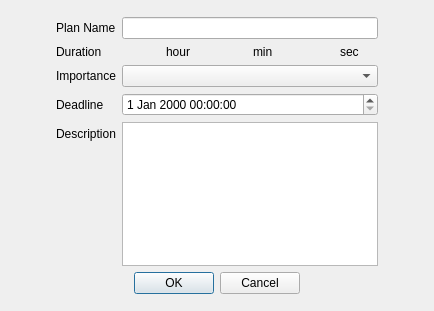
<?xml version="1.0" encoding="UTF-8"?>
<ui version="4.0">
 <class>uiSinglePlan</class>
 <widget class="QDialog" name="uiSinglePlan">
  <property name="geometry">
   <rect>
    <x>0</x>
    <y>0</y>
    <width>434</width>
    <height>311</height>
   </rect>
  </property>
  <property name="windowTitle">
   <string>Dialog</string>
  </property>
  <layout class="QVBoxLayout" name="verticalLayout">
   <item>
    <spacer name="verticalSpacer">
     <property name="orientation">
      <enum>Qt::Vertical</enum>
     </property>
     <property name="sizeHint" stdset="0">
      <size>
       <width>20</width>
       <height>40</height>
      </size>
     </property>
    </spacer>
   </item>
   <item>
    <layout class="QHBoxLayout" name="horizontalLayout_4">
     <property name="bottomMargin">
      <number>0</number>
     </property>
     <item>
      <spacer name="horizontalSpacer_4">
       <property name="orientation">
        <enum>Qt::Horizontal</enum>
       </property>
       <property name="sizeHint" stdset="0">
        <size>
         <width>40</width>
         <height>20</height>
        </size>
       </property>
      </spacer>
     </item>
     <item>
      <layout class="QFormLayout" name="formLayout">
       <property name="topMargin">
        <number>6</number>
       </property>
       <item row="0" column="0">
        <widget class="QLabel" name="labelPlanName">
         <property name="text">
          <string>Plan Name</string>
         </property>
         <property name="buddy">
          <cstring>lineEditPlanName</cstring>
         </property>
        </widget>
       </item>
       <item row="0" column="1">
        <widget class="QLineEdit" name="lineEditPlanName"/>
       </item>
       <item row="1" column="0">
        <widget class="QLabel" name="labelDuration">
         <property name="text">
          <string>Duration</string>
         </property>
        </widget>
       </item>
       <item row="1" column="1">
        <layout class="QHBoxLayout" name="horizontalLayout">
         <item>
          <widget class="MySpinBox" name="mySpinBoxHour" native="true"/>
         </item>
         <item>
          <widget class="QLabel" name="label_2">
           <property name="text">
            <string>hour</string>
           </property>
          </widget>
         </item>
         <item>
          <widget class="MySpinBox" name="mySpinBoxMin" native="true"/>
         </item>
         <item>
          <widget class="QLabel" name="label_3">
           <property name="text">
            <string>min</string>
           </property>
          </widget>
         </item>
         <item>
          <widget class="MySpinBox" name="mySpinBoxSec" native="true"/>
         </item>
         <item>
          <widget class="QLabel" name="label_4">
           <property name="text">
            <string>sec</string>
           </property>
          </widget>
         </item>
        </layout>
       </item>
       <item row="2" column="0">
        <widget class="QLabel" name="labelImportance">
         <property name="text">
          <string>Importance</string>
         </property>
        </widget>
       </item>
       <item row="2" column="1">
        <widget class="QComboBox" name="comboBoxImportance"/>
       </item>
       <item row="3" column="0">
        <widget class="QLabel" name="labelDeadline">
         <property name="text">
          <string>Deadline</string>
         </property>
        </widget>
       </item>
       <item row="3" column="1">
        <widget class="QDateTimeEdit" name="dateTimeEditDeadline"/>
       </item>
       <item row="4" column="0">
        <widget class="QLabel" name="labelDescription">
         <property name="text">
          <string>Description</string>
         </property>
        </widget>
       </item>
       <item row="4" column="1">
        <widget class="QPlainTextEdit" name="plainTextEditDescription"/>
       </item>
      </layout>
     </item>
     <item>
      <spacer name="horizontalSpacer_5">
       <property name="orientation">
        <enum>Qt::Horizontal</enum>
       </property>
       <property name="sizeHint" stdset="0">
        <size>
         <width>40</width>
         <height>20</height>
        </size>
       </property>
      </spacer>
     </item>
    </layout>
   </item>
   <item>
    <layout class="QHBoxLayout" name="horizontalLayout_2">
     <property name="bottomMargin">
      <number>6</number>
     </property>
     <item>
      <spacer name="horizontalSpacer">
       <property name="orientation">
        <enum>Qt::Horizontal</enum>
       </property>
       <property name="sizeHint" stdset="0">
        <size>
         <width>40</width>
         <height>20</height>
        </size>
       </property>
      </spacer>
     </item>
     <item>
      <widget class="QDialogButtonBox" name="buttonBox">
       <property name="minimumSize">
        <size>
         <width>100</width>
         <height>0</height>
        </size>
       </property>
       <property name="orientation">
        <enum>Qt::Horizontal</enum>
       </property>
       <property name="standardButtons">
        <set>QDialogButtonBox::Cancel|QDialogButtonBox::Ok</set>
       </property>
      </widget>
     </item>
     <item>
      <spacer name="horizontalSpacer_2">
       <property name="orientation">
        <enum>Qt::Horizontal</enum>
       </property>
       <property name="sizeHint" stdset="0">
        <size>
         <width>40</width>
         <height>20</height>
        </size>
       </property>
      </spacer>
     </item>
    </layout>
   </item>
   <item>
    <spacer name="verticalSpacer_2">
     <property name="orientation">
      <enum>Qt::Vertical</enum>
     </property>
     <property name="sizeHint" stdset="0">
      <size>
       <width>20</width>
       <height>40</height>
      </size>
     </property>
    </spacer>
   </item>
  </layout>
 </widget>
 <customwidgets>
  <customwidget>
   <class>MySpinBox</class>
   <extends>QWidget</extends>
   <header>myspinbox.h</header>
  </customwidget>
 </customwidgets>
 <resources/>
 <connections/>
</ui>
